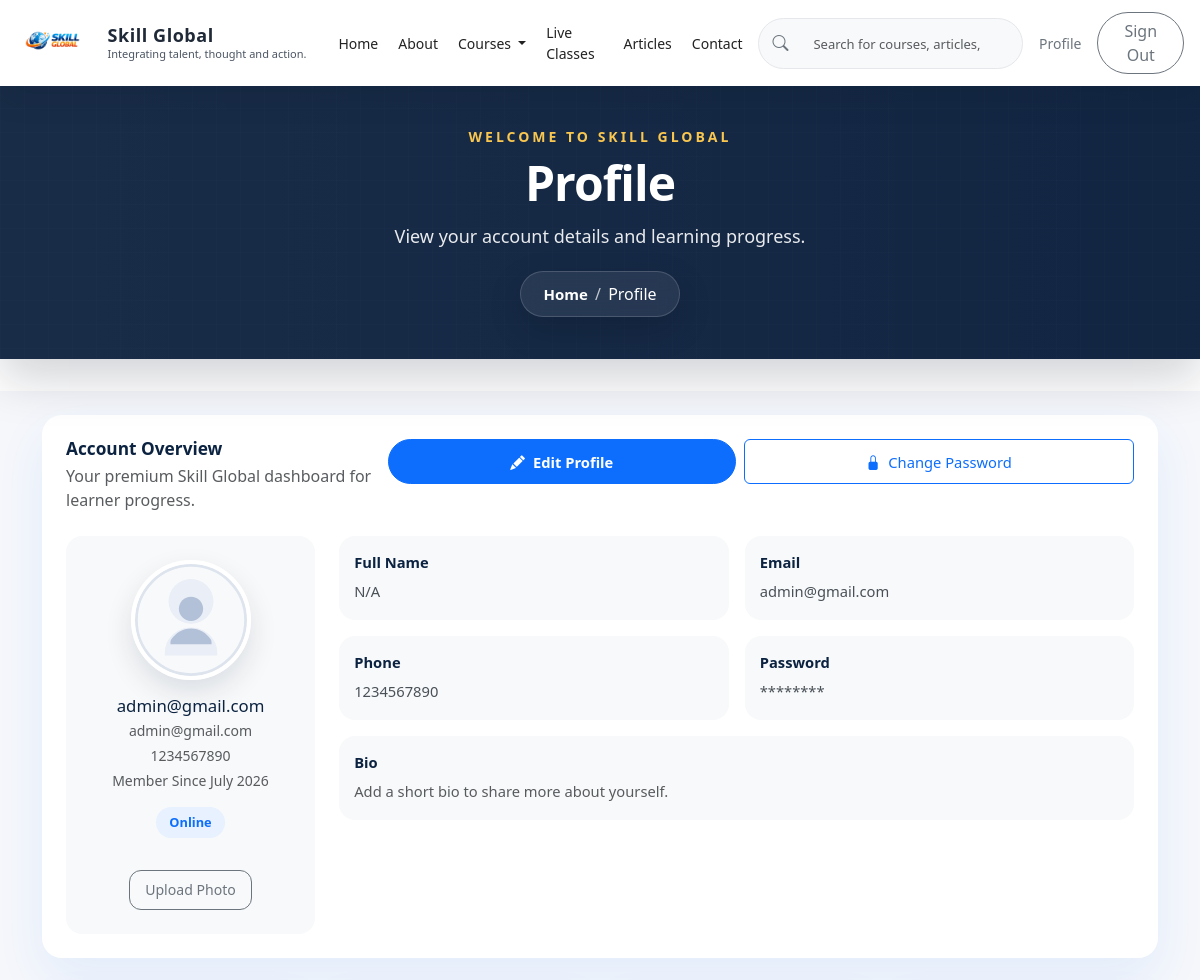
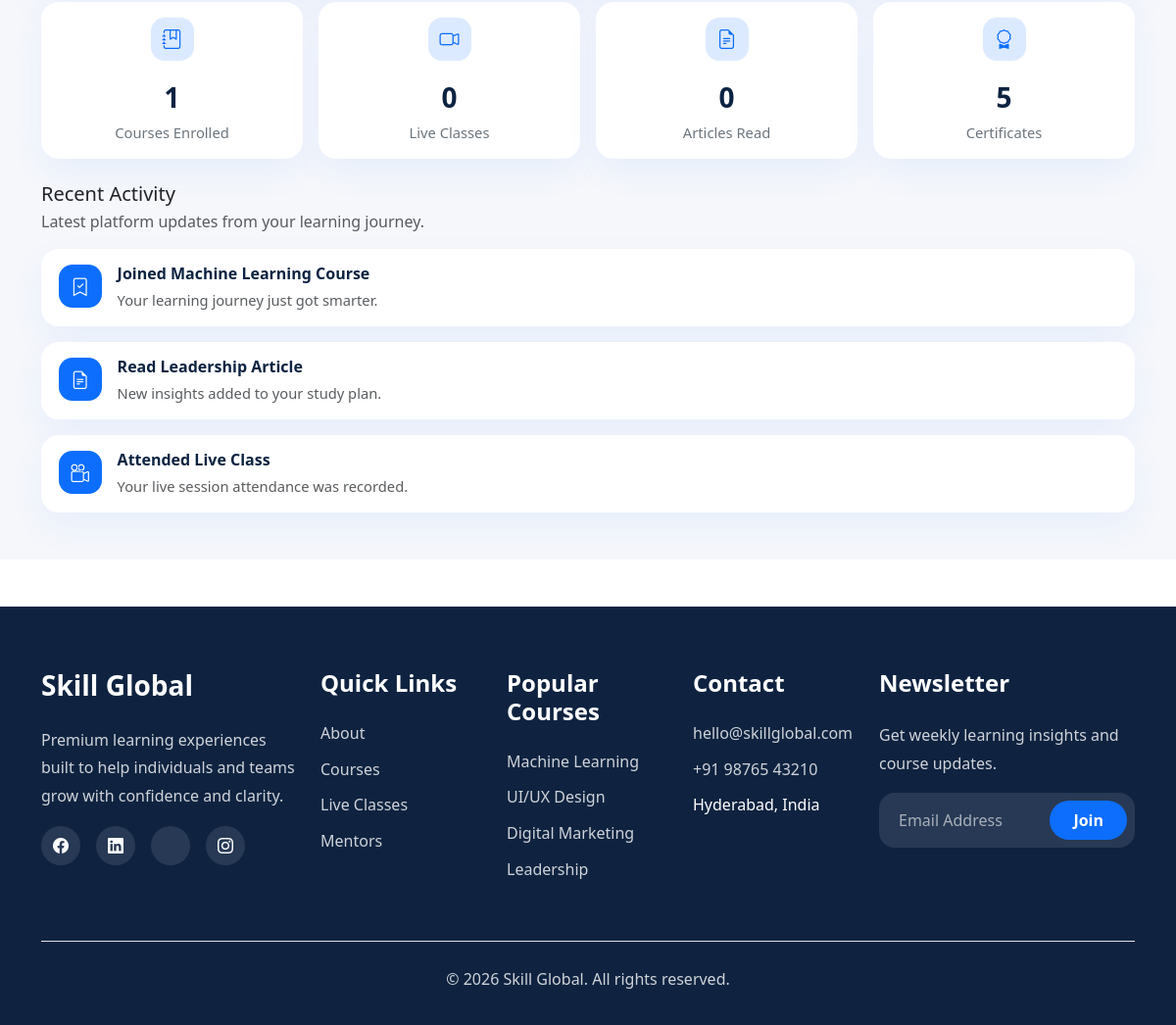
Page /profile/ (signed in) on the committed database (2 pictures, top to bottom).
### skill_global/models.py (models this page shows, shortened)
class CustomUser(AbstractUser):
    username = models.CharField(max_length=150, unique=True, blank=True, null=True)
    email = models.EmailField(_('email address'), unique=True)
    full_name = models.CharField(max_length=255, blank=True)
    phone = models.CharField(max_length=20, blank=True)
    bio = models.TextField(blank=True)
    profile_image = models.ImageField(upload_to='profiles/', blank=True, null=True)
    message = models.TextField(blank=True, default='')
    USERNAME_FIELD = 'email'
    REQUIRED_FIELDS = []
    objects = CustomUserManager()

class Profile(models.Model):
    user = models.OneToOneField(settings.AUTH_USER_MODEL, on_delete=models.CASCADE, related_name='profile')
    phone = models.CharField(max_length=20, blank=True)
    bio = models.TextField(blank=True)
    image = models.ImageField(upload_to='profiles/', blank=True, null=True)
    created_at = models.DateTimeField(auto_now_add=True)
    updated_at = models.DateTimeField(auto_now=True)

### skill_global/views.py (the view)
# urls.py: path('profile/', views.profile, name='profile'),
def profile(request):
    user = request.user
    profile = None
    if user.is_authenticated:
        profile, _ = Profile.objects.get_or_create(user=user)
    context = {
        'page_title': 'Profile',
        'page_description': 'View your account details and learning progress.',
        'user': user,
        'profile': profile,
        'stats': {
            'courses': Course.objects.filter(is_active=True).count(),
            'certificates': 5,
            'live_classes': LiveClass.objects.filter(is_active=True).count(),
            'articles': Article.objects.filter(is_published=True).count(),
        },
    }
    return render(request, 'skill_global/profile.html', context)

### templates/skill_global/profile.html (shortened to what this page needs)
{% extends 'base.html' %}
{% load static %}
{% block extra_css %}
<link rel="stylesheet" href="{% static 'css/profile.css' %}">
{% endblock %}
{% block content %}
<section class="profile-page py-4">
    <div class="container">
        {% if user.is_authenticated %}
        <div class="card profile-card mx-auto mb-4">
            <div class="card-body">
                <div class="d-flex flex-column flex-md-row align-items-start justify-content-between gap-3 mb-4">
                    <div>
                        <h5 class="profile-title mb-1">Account Overview</h5>
                        <p class="text-muted mb-0">Your premium Skill Global dashboard for learner progress.</p>
                    </div>
                    <div class="d-flex gap-2 w-100 w-md-auto">
                        <a href="{% url 'edit_profile' %}" class="btn btn-primary btn-profile flex-fill flex-md-auto">
                            <i class="bi bi-pencil-fill me-1"></i> Edit Profile
                        </a>
                        <a href="{% url 'edit_profile' %}#password"
                            class="btn btn-outline-primary btn-profile flex-fill flex-md-auto">
                            <i class="bi bi-lock-fill me-1"></i> Change Password
                        </a>
                    </div>
                </div>
                <div class="row gx-4 gy-4 align-items-start">
                    <div class="col-xl-3">
                        <div class="profile-summary p-4 rounded-4 bg-light">
                            {% if profile and profile.image %}
                            <img src="{{ profile.image.url }}" alt="Profile Image" class="profile-avatar mb-3">
                            {% else %}
                            <img src="{% static 'images/default-profile.svg' %}" alt="Profile Image"
                                class="profile-avatar mb-3">
                            {% endif %}
                            <h5 class="mb-1">{{ user.get_full_name|default:user.username|default:user.email }}</h5>
                            <p class="text-muted small mb-1">{{ user.email|default:'-' }}</p>
                            <p class="text-muted small mb-1">{{ profile.phone|default:'No phone number' }}</p>
                            <p class="text-muted small mb-3">Member Since {{ user.date_joined|date:'F Y' }}</p>
                            <span class="status-badge mb-3">Online</span>
                            <a href="{% url 'edit_profile' %}" class="btn btn-outline-secondary btn-sm upload-btn">
                                Upload Photo
                            </a>
                        </div>
                    </div>
                    <div class="col-xl-9">
                        <div class="row g-3 info-grid">
                            <div class="col-sm-6">
                                <div class="info-card">
                                    <strong>Full Name</strong>
                                    <span>{{ user.get_full_name|default:user.username|default:'N/A' }}</span>
                                </div>
                            </div>
                            <div class="col-sm-6">
                                <div class="info-card">
                                    <strong>Email</strong>
                                    <span>{{ user.email|default:'N/A' }}</span>
                                </div>
                            </div>
                            <div class="col-sm-6">
                                <div class="info-card">
                                    <strong>Phone</strong>
                                    <span>{{ profile.phone|default:'N/A' }}</span>
                                </div>
                            </div>
                            <div class="col-sm-6">
                                <div class="info-card">
                                    <strong>Password</strong>
                                    <span>********</span>
                                </div>
                            </div>
                            <div class="col-12">
                                <div class="info-card info-card-bio">
                                    <strong>Bio</strong>
                                    {% if profile and profile.bio %}
                                    <span>{{ profile.bio }}</span>
                                    {% else %}
                                    <span class="text-muted">Add a short bio to share more about yourself.</span>
                                    {% endif %}
                                </div>
                            </div>
                        </div>
                    </div>
                </div>
            </div>
        </div>
        <div class="row g-3 mb-4 stats-row">
            <div class="col-sm-6 col-xl-3">
                <div class="card stat-card">
                    <div class="card-body text-center">
                        <div class="stat-icon bg-light-primary text-primary mb-3">
                            <i class="bi bi-journal-bookmark"></i>
                        </div>
                        <div class="stat-value">{{ stats.courses|default:0 }}</div>
                        <div class="stat-label">Courses Enrolled</div>
                    </div>
                </div>
            </div>
            <div class="col-sm-6 col-xl-3">
                <div class="card stat-card">
                    <div class="card-body text-center">
                        <div class="stat-icon bg-light-primary text-primary mb-3">
                            <i class="bi bi-camera-video"></i>
                        </div>
                        <div class="stat-value">{{ stats.live_classes|default:0 }}</div>
                        <div class="stat-label">Live Classes</div>
                    </div>
                </div>
            </div>
            <div class="col-sm-6 col-xl-3">
                <div class="card stat-card">
                    <div class="card-body text-center">
                        <div class="stat-icon bg-light-primary text-primary mb-3">
                            <i class="bi bi-file-earmark-text"></i>
                        </div>
                        <div class="stat-value">{{ stats.articles|default:0 }}</div>
                        <div class="stat-label">Articles Read</div>
                    </div>
                </div>
            </div>
            <div class="col-sm-6 col-xl-3">
                <div class="card stat-card">
                    <div class="card-body text-center">
                        <div class="stat-icon bg-light-primary text-primary mb-3">
                            <i class="bi bi-award"></i>
                        </div>
                        <div class="stat-value">{{ stats.certificates|default:0 }}</div>
                        <div class="stat-label">Certificates</div>
                    </div>
                </div>
            </div>
        </div>
        <div class="recent-activity mb-4">
            <div class="d-flex align-items-center justify-content-between mb-3 flex-column flex-sm-row gap-2">
                <div>
                    <h5 class="mb-1">Recent Activity</h5>
                    <p class="text-muted mb-0">Latest platform updates from your learning journey.</p>
                </div>
            </div>
            <div class="timeline-card card">
                <div class="card-body">
                    <div class="timeline-item">
                        <div class="timeline-icon bg-primary">
                            <i class="bi bi-bookmark-check"></i>
                        </div>
                        <div class="timeline-details">
                            <h6>Joined Machine Learning Course</h6>
                            <p class="mb-0 text-muted">Your learning journey just got smarter.</p>
                        </div>
                    </div>
                </div>
            </div>
            <div class="timeline-card card">
                <div class="card-body">
                    <div class="timeline-item">
                        <div class="timeline-icon bg-primary">
                            <i class="bi bi-file-earmark-text"></i>
                        </div>
                        <div class="timeline-details">
                            <h6>Read Leadership Article</h6>
                            <p class="mb-0 text-muted">New insights added to your study plan.</p>
                        </div>
                    </div>
                </div>
            </div>
            <div class="timeline-card card">
                <div class="card-body">
                    <div class="timeline-item">
                        <div class="timeline-icon bg-primary">
                            <i class="bi bi-camera-reels"></i>
                        </div>
                        <div class="timeline-details">
                            <h6>Attended Live Class</h6>
                            <p class="mb-0 text-muted">Your live session attendance was recorded.</p>
                        </div>
                    </div>
                </div>
            </div>
        </div>
        {% else %}
        <div class="alert alert-warning">
            You are not signed in yet. Please sign in or register to view your profile.
        </div>
        {% endif %}
    </div>
</section>
{% endblock %}

### static/css/navbar.css (style rules this page uses)
:root { --navbar-height: 60px; --navbar-bg: #ffffff; --primary-blue: #0D6EFD; --dark-text: #1F2937; --muted-text: #6B7280; --light-grey: #F8F9FA; --border-color: #E5E7EB; --shadow: 0 8px 24px rgba(31, 41, 55, 0.08); --shadow-strong: 0 12px 28px rgba(31, 41, 55, 0.12); }

### static/css/hero.css (style rules this page uses)
:root { --hero-primary: #0d6efd; --hero-primary-hover: #0b5ed7; --hero-text: #ffffff; --hero-muted: rgba(255, 255, 255, 0.88); --hero-shadow: 0 20px 50px rgba(0, 0, 0, 0.28); }

### static/css/about.css (style rules this page uses)
.btn-primary { padding: 13px 34px; border-radius: 50px; font-weight: 600; }

### static/css/global-header.css (style rules this page uses)
body { padding-top: var(--navbar-height, 78px); }

### static/css/recognition.css (style rules this page uses)
:root { --rec-bg: #151515; --rec-card: #1d1d1d; --rec-gold: #d4af37; --rec-text: #f7f7f2; --rec-muted: #c7c2b7; --rec-border: rgba(212, 175, 55, 0.24); }
.stat-icon { width: 46px; height: 46px; margin: 0 auto 0.75rem; display: inline-flex; align-items: center; justify-content: center; border-radius: 50%; background: rgba(13, 110, 253, 0.08); color: #0d6efd; font-size: 1.1rem; }
.stat-label { margin-top: 0.25rem; color: #6b7280; font-size: 0.92rem; }

### static/css/courses.css (style rules this page uses)
:root { --course-primary: #0d6efd; --course-primary-dark: #0b5ed7; --course-bg: #f8f9fa; --course-card-bg: #ffffff; --course-text: #1f2937; --course-muted: #6b7280; --course-border: #e5e7eb; }

### static/css/profile.css (style rules this page uses)
.profile-page { background: #f5f7fb; padding: 28px 0 40px; }
.profile-card { max-width: 1200px; border: none; border-radius: 20px; background: #ffffff; box-shadow: 0 20px 50px rgba(13, 110, 253, 0.08); }
.profile-card .card-body { padding: 1.5rem; }
.profile-title { font-size: 1.08rem; font-weight: 700; color: #0b2341; }
.btn-profile { min-width: 150px; padding: 0.65rem 1rem; font-size: 0.92rem; }
.profile-summary { display: flex; flex-direction: column; align-items: center; text-align: center; }
.profile-summary img { width: 120px; height: 120px; border-radius: 50%; object-fit: cover; border: 4px solid #ffffff; box-shadow: 0 12px 28px rgba(11, 35, 65, 0.12); }
.profile-summary h5 { font-size: 1.05rem; color: #0b2341; margin-bottom: 0.3rem; }
.profile-summary p { margin-bottom: 0.3rem; }
.profile-summary .status-badge { display: inline-flex; align-items: center; justify-content: center; padding: 0.35rem 0.85rem; font-size: 0.8rem; font-weight: 700; color: #0d6efd; background: #e7f1ff; border-radius: 999px; }
.profile-summary .upload-btn { margin-top: 1rem; padding: 0.55rem 0.95rem; border-radius: 12px; font-size: 0.88rem; }
.info-grid .info-card { border-radius: 16px; background: #f8f9fa; padding: 0.95rem; min-height: 84px; }
.info-card strong { display: block; margin-bottom: 0.35rem; color: #0b2341; font-size: 0.92rem; }
.info-card span { color: #495057; font-size: 0.92rem; line-height: 1.5; }
.info-card-bio { min-height: 110px; }
.stat-card { border: none; border-radius: 18px; background: #ffffff; box-shadow: 0 14px 34px rgba(13, 110, 253, 0.06); transition: transform 0.18s ease, box-shadow 0.18s ease; }
.stat-card .card-body { padding: 1rem; }
.stat-icon { width: 44px; height: 44px; border-radius: 14px; display: inline-flex; align-items: center; justify-content: center; font-size: 1.25rem; margin-bottom: 0.75rem; }
.bg-light-primary { background: rgba(13, 110, 253, 0.14) !important; }
.stat-value { font-size: 1.75rem; font-weight: 700; color: #0b2341; }
.stat-label { color: #6c757d; font-size: 0.92rem; }
.timeline-card { border: none; border-radius: 18px; box-shadow: 0 14px 36px rgba(13, 110, 253, 0.06); margin-bottom: 1rem; }
.timeline-card .card-body { padding: 1rem 1.1rem; }
.timeline-item { display: flex; align-items: flex-start; gap: 1rem; }
.timeline-icon { width: 44px; height: 44px; border-radius: 14px; display: inline-flex; align-items: center; justify-content: center; color: #ffffff; font-size: 1.15rem; }
.timeline-icon.bg-primary { background: #0d6efd; }
.timeline-details h6 { margin-bottom: 0.35rem; font-size: 1rem; font-weight: 700; color: #0b2341; }
.timeline-details p { margin-bottom: 0; color: #6c757d; font-size: 0.92rem; }

### rows in the picture
CustomUser: get_full_name "admin@gmail.com", email "admin@gmail.com", date_joined "July 2026", get_full_name "N/A"
Profile: phone "1234567890"

### other values in the picture
{{ page_title|default:"Skill Global" }} "Profile"
{{ page_title|default:"Page" }} "Profile"
{{ stats.courses|default:0 }} "1"
{{ stats.live_classes|default:0 }} "0"
{{ stats.articles|default:0 }} "0"
{{ stats.certificates|default:0 }} "5"
